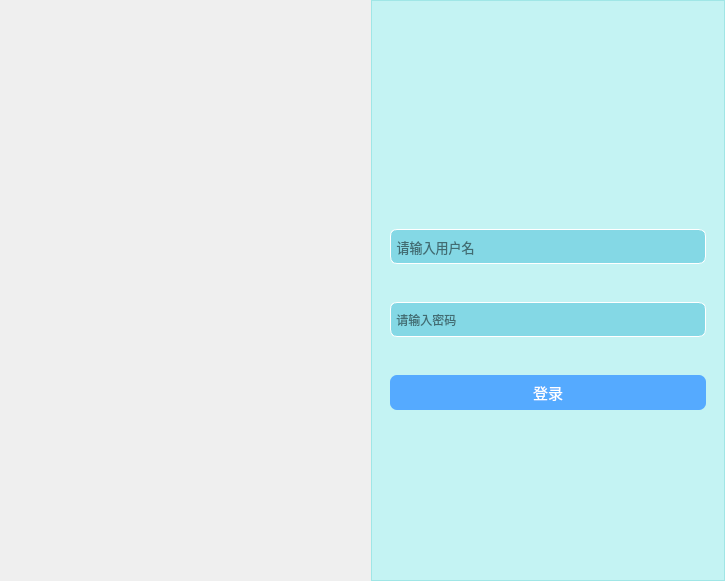
<?xml version="1.0" encoding="UTF-8"?>
<ui version="4.0">
 <class>LoginWgt</class>
 <widget class="QWidget" name="LoginWgt">
  <property name="geometry">
   <rect>
    <x>0</x>
    <y>0</y>
    <width>725</width>
    <height>581</height>
   </rect>
  </property>
  <property name="windowTitle">
   <string>登录界面</string>
  </property>
  <property name="styleSheet">
   <string notr="true"/>
  </property>
  <layout class="QHBoxLayout" name="horizontalLayout">
   <property name="topMargin">
    <number>0</number>
   </property>
   <property name="rightMargin">
    <number>0</number>
   </property>
   <property name="bottomMargin">
    <number>0</number>
   </property>
   <item>
    <widget class="QWidget" name="widget" native="true"/>
   </item>
   <item>
    <widget class="QFrame" name="frame">
     <property name="styleSheet">
      <string notr="true">background-color:rgba(85, 255, 255, 70)</string>
     </property>
     <property name="frameShape">
      <enum>QFrame::StyledPanel</enum>
     </property>
     <property name="frameShadow">
      <enum>QFrame::Raised</enum>
     </property>
     <layout class="QGridLayout" name="gridLayout_2">
      <item row="1" column="0">
       <widget class="QWidget" name="widget_2" native="true">
        <property name="styleSheet">
         <string notr="true">background:transparent;</string>
        </property>
        <layout class="QGridLayout" name="gridLayout">
         <item row="0" column="0" colspan="2">
          <widget class="QLineEdit" name="line_user">
           <property name="minimumSize">
            <size>
             <width>0</width>
             <height>35</height>
            </size>
           </property>
           <property name="font">
            <font>
             <pointsize>10</pointsize>
            </font>
           </property>
           <property name="styleSheet">
            <string notr="true">border-radius:7px;
border-width:0.5px;
border:0.5px solid white;
background-color:rgb(132, 216, 229);
</string>
           </property>
           <property name="placeholderText">
            <string> 请输入用户名</string>
           </property>
          </widget>
         </item>
         <item row="1" column="0" colspan="2">
          <widget class="QLineEdit" name="line_password">
           <property name="minimumSize">
            <size>
             <width>0</width>
             <height>35</height>
            </size>
           </property>
           <property name="styleSheet">
            <string notr="true">border-radius:7px;
border-width:0.5px;
border:0.5px solid white;
background-color:rgb(132, 216, 229);</string>
           </property>
           <property name="echoMode">
            <enum>QLineEdit::Password</enum>
           </property>
           <property name="placeholderText">
            <string> 请输入密码</string>
           </property>
          </widget>
         </item>
         <item row="2" column="0" colspan="2">
          <widget class="QPushButton" name="btn_login">
           <property name="sizePolicy">
            <sizepolicy hsizetype="Preferred" vsizetype="Fixed">
             <horstretch>0</horstretch>
             <verstretch>0</verstretch>
            </sizepolicy>
           </property>
           <property name="minimumSize">
            <size>
             <width>0</width>
             <height>35</height>
            </size>
           </property>
           <property name="font">
            <font>
             <pointsize>11</pointsize>
            </font>
           </property>
           <property name="cursor">
            <cursorShape>PointingHandCursor</cursorShape>
           </property>
           <property name="styleSheet">
            <string notr="true">background:rgb(85, 170, 255);
color:white;
border-radius:7px;</string>
           </property>
           <property name="text">
            <string>登录</string>
           </property>
          </widget>
         </item>
        </layout>
       </widget>
      </item>
      <item row="0" column="0">
       <spacer name="verticalSpacer">
        <property name="orientation">
         <enum>Qt::Vertical</enum>
        </property>
        <property name="sizeType">
         <enum>QSizePolicy::Preferred</enum>
        </property>
        <property name="sizeHint" stdset="0">
         <size>
          <width>20</width>
          <height>178</height>
         </size>
        </property>
       </spacer>
      </item>
      <item row="2" column="0">
       <spacer name="verticalSpacer_2">
        <property name="orientation">
         <enum>Qt::Vertical</enum>
        </property>
        <property name="sizeType">
         <enum>QSizePolicy::Preferred</enum>
        </property>
        <property name="sizeHint" stdset="0">
         <size>
          <width>20</width>
          <height>120</height>
         </size>
        </property>
       </spacer>
      </item>
     </layout>
    </widget>
   </item>
  </layout>
 </widget>
 <resources/>
 <connections/>
</ui>
